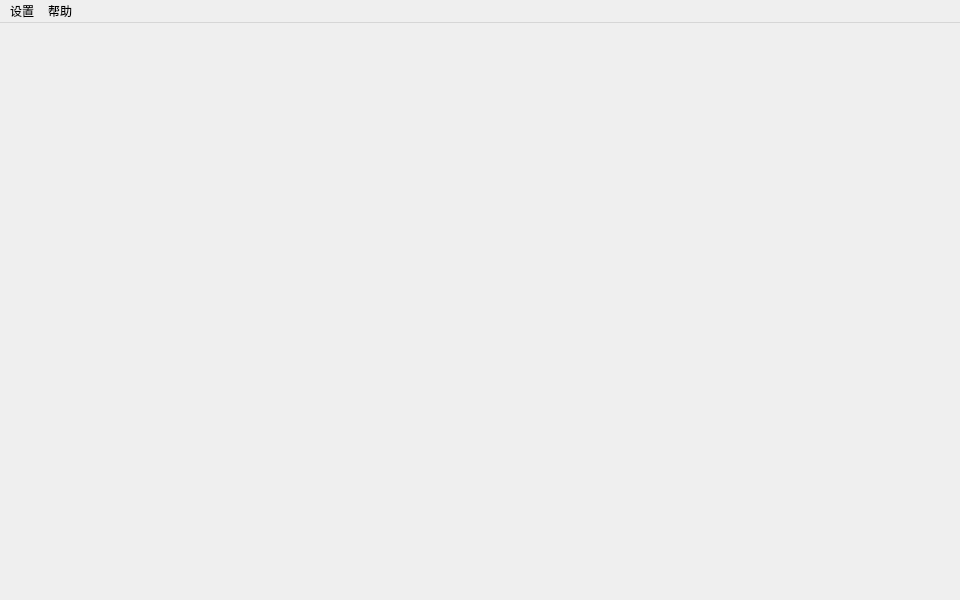
<?xml version="1.0" encoding="UTF-8"?>
<ui version="4.0">
 <class>ViewWindow</class>
 <widget class="QMainWindow" name="ViewWindow">
  <property name="geometry">
   <rect>
    <x>0</x>
    <y>0</y>
    <width>960</width>
    <height>600</height>
   </rect>
  </property>
  <property name="minimumSize">
   <size>
    <width>600</width>
    <height>400</height>
   </size>
  </property>
  <property name="windowTitle">
   <string>MainWindow</string>
  </property>
  <widget class="View" name="centralwidget">
   <property name="sizePolicy">
    <sizepolicy hsizetype="Expanding" vsizetype="Expanding">
     <horstretch>0</horstretch>
     <verstretch>0</verstretch>
    </sizepolicy>
   </property>
   <layout class="QVBoxLayout" name="verticalLayout"/>
  </widget>
  <widget class="QMenuBar" name="menubar">
   <property name="geometry">
    <rect>
     <x>0</x>
     <y>0</y>
     <width>960</width>
     <height>25</height>
    </rect>
   </property>
   <widget class="QMenu" name="menuSetting">
    <property name="title">
     <string>设置</string>
    </property>
   </widget>
   <widget class="QMenu" name="menuHelp">
    <property name="title">
     <string>帮助</string>
    </property>
    <addaction name="actAbout"/>
    <addaction name="actFeedBack"/>
    <addaction name="actClose"/>
   </widget>
   <addaction name="menuSetting"/>
   <addaction name="menuHelp"/>
  </widget>
  <action name="actAbout">
   <property name="text">
    <string>关于</string>
   </property>
  </action>
  <action name="actFeedBack">
   <property name="text">
    <string>反馈</string>
   </property>
  </action>
  <action name="actClose">
   <property name="text">
    <string>关闭</string>
   </property>
  </action>
 </widget>
 <customwidgets>
  <customwidget>
   <class>View</class>
   <extends>QWidget</extends>
   <header>view.h</header>
  </customwidget>
 </customwidgets>
 <resources/>
 <connections/>
</ui>
